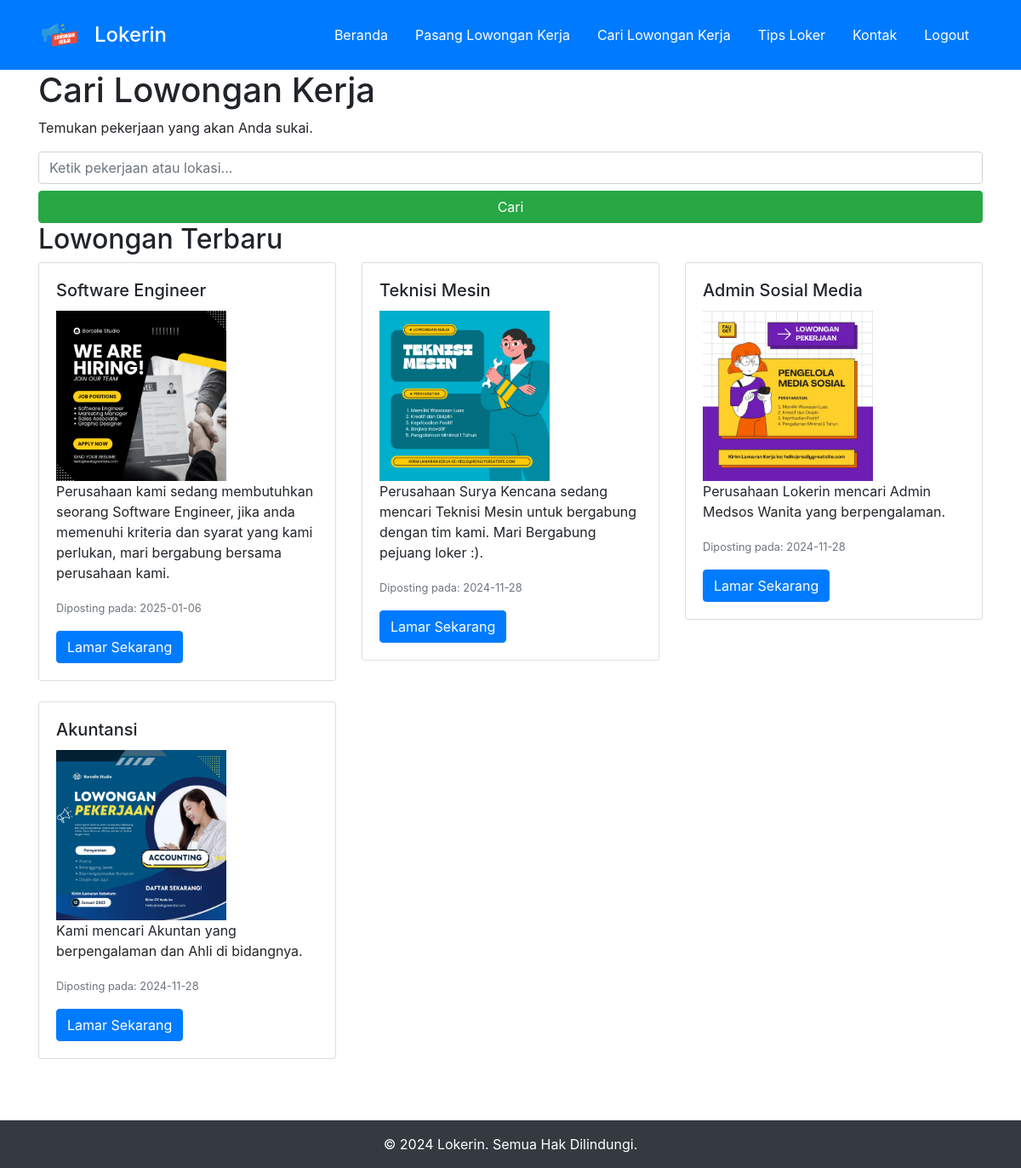
Page /lowongan.php on the committed database.
### tables this page shows
CREATE TABLE `lowongan` (
  `id` int(11) NOT NULL,
  `judul` varchar(255) NOT NULL,
  `deskripsi` text NOT NULL,
  `tanggal_posting` date NOT NULL,
  `gambar` varchar(255) DEFAULT NULL,
  `link_lamar` varchar(255) DEFAULT NULL
);

### lowongan.php (the view, shortened to what this page needs)
<?php
include 'db.php';
$sql = "SELECT * FROM lowongan ORDER BY tanggal_posting DESC";
$result = $conn->query($sql);
?>
<!DOCTYPE html>
<html lang="en">
<head>
    <link rel="stylesheet" href="https://stackpath.bootstrapcdn.com/bootstrap/4.5.2/css/bootstrap.min.css">
</head>
<body>
    <header class="bg-primary text-white py-3">
        <div class="container d-flex align-items-center">
            <img src="img/logo.png" alt="Lokerin Logo" class="mr-3" width="50" height="50">
            <h1 class="h4 mb-0">Lokerin</h1>
            <nav class="ml-auto">
                <ul class="nav">
                    <li class="nav-item">
                        <a class="nav-link text-white" href="lowongan.php">Beranda</a>
                    </li>
                    <li class="nav-item">
                        <a class="nav-link text-white" href="pasang_lowongan.html">Pasang Lowongan Kerja</a>
                    </li>
                    <li class="nav-item">
                        <a class="nav-link text-white" href="cari_lowongan.php">Cari Lowongan Kerja</a>
                    </li>
                    <li class="nav-item">
                        <a class="nav-link text-white" href="tips_loker.html">Tips Loker</a>
                    </li>
                    <li class="nav-item">
                        <a class="nav-link text-white active" href="kontak.html">Kontak</a>
                    </li>
                    <li class="nav-item">
                    <a class="nav-link text-white" href="logout.php">Logout</a>
                    </li>
                </ul>
            </nav>
        </div>
    </header>
    <section class="hero">
        <div class="container">
            <div class="row">
                <div class="col-md-12">
                    <h1 class="hero-title">Cari Lowongan Kerja</h1>
                    <p class="hero-description">Temukan pekerjaan yang akan Anda sukai.</p>
                    <div>
                        <div class="hero-search">
                            <input type="text" class="form-control" placeholder="Ketik pekerjaan atau lokasi...">
                            <button class="btn btn-success btn-block mt-2">Cari</button>
                        </div>
                    </div>
                </div>
            </div>
        </div>
    </section>
    <section class="jobs">
        <div class="container">
            <h2 class="section-title">Lowongan Terbaru</h2>
            <div class="row">
                <?php if ($result->num_rows > 0): ?>
                    <?php while ($row = $result->fetch_assoc()): ?>
                        <div class="col-md-4">
                            <div class="card mb-4">
                                <div class="card-body">
                                    <h5 class="card-title"><?php echo $row['judul']; ?></h5>
                                    <img src="img/<?php echo $row['gambar']; ?>" alt="<?php echo $row['judul']; ?>" class="logo" width="200" height="200">
                                    <p class="card-text"><?php echo $row['deskripsi']; ?></p>
                                    <p class="card-text"><small class="text-muted">Diposting pada: <?php echo $row['tanggal_posting']; ?></small></p>
                                    <a href="#" class="btn btn-primary">Lamar Sekarang</a>
                                </div>
                            </div>
                        </div>
                    <?php endwhile; ?>
                <?php else: ?>
                    <div class="col-md-12">
                        <p class="text-center">Tidak ada lowongan tersedia saat ini.</p>
                    </div>
                <?php endif; ?>
            </div>
        </div>
    </section>
    <footer class="bg-dark text-white py-3 mt-5">
        <div class="container text-center">
            &copy; 2024 Lokerin. Semua Hak Dilindungi.
        </div>
    </footer>
</body>
</html>

### rows in the picture
lowongan: judul "Software Engineer", gambar (picture), deskripsi "Perusahaan kami sedang membutuhkan seorang Software Engineer, jika anda memenuhi kriteria dan syarat yang kami perlukan, mari bergabung bersama perusahaan kami.", tanggal_posting "2025-01-06"
lowongan: judul "Teknisi Mesin", gambar (picture), deskripsi "Perusahaan Surya Kencana sedang mencari Teknisi Mesin untuk bergabung dengan tim kami. Mari Bergabung pejuang loker :).", tanggal_posting "2024-11-28"
lowongan: judul "Admin Sosial Media", gambar (picture), deskripsi "Perusahaan Lokerin mencari Admin Medsos Wanita yang berpengalaman.", tanggal_posting "2024-11-28"
lowongan: judul "Akuntansi", gambar (picture), deskripsi "Kami mencari Akuntan yang berpengalaman dan Ahli di bidangnya.", tanggal_posting "2024-11-28"
